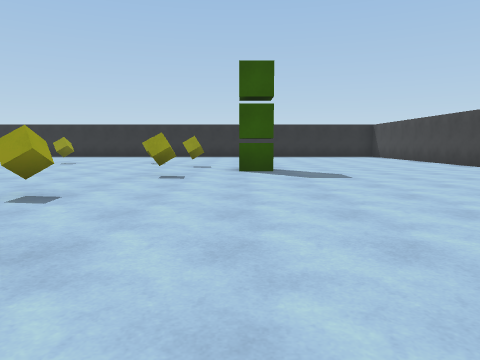
[1] (above)

23 first-person views from a walk through a Unity game level. The camera is 1.2 m above the floor, tilts 6° down and sees 70° across. The floor is counted in squares, 2 m on a side. Each view is taken from the middle of a square. On the plan, view 1 faces up. The plan holds only what a view shows up to about 10 squares ahead; the rest is blank. The player character is not drawn. Surface patterns are stand-ins for the level's own textures.

[2]
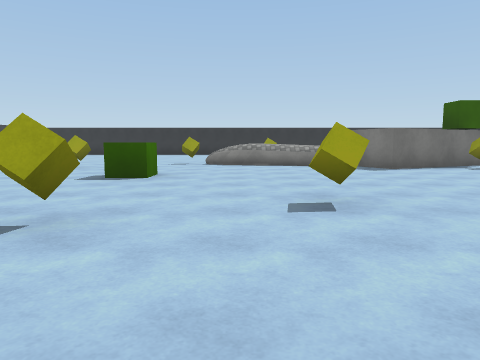

[3]
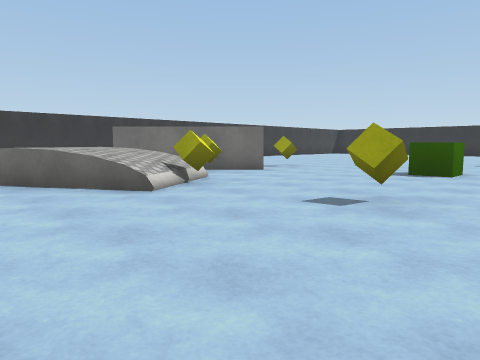

[4]
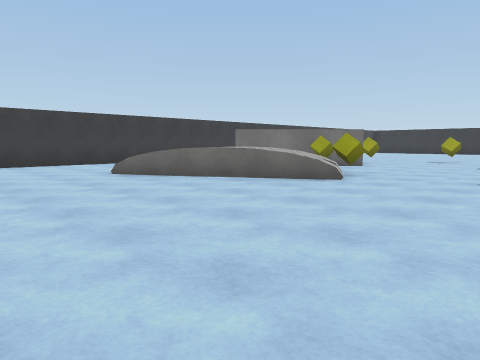

[5]
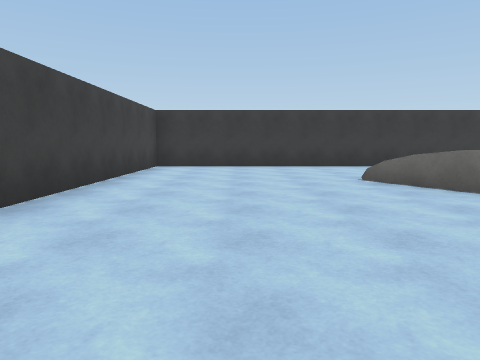

[6]
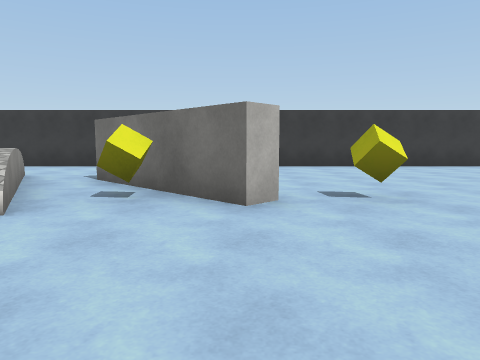

[7]
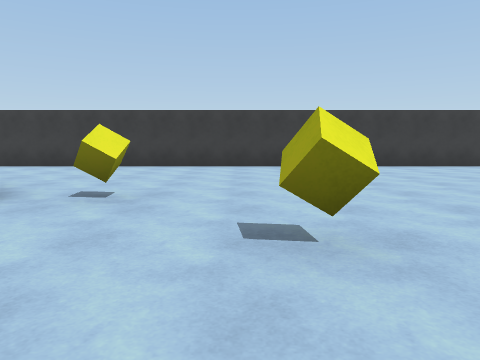

[8]
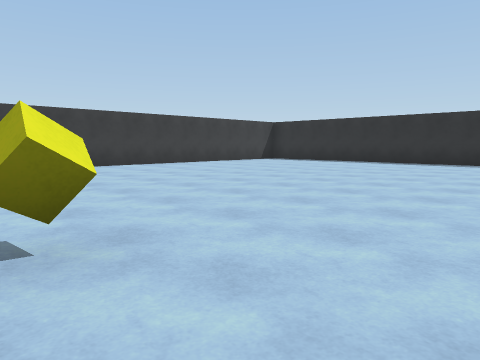

[9]
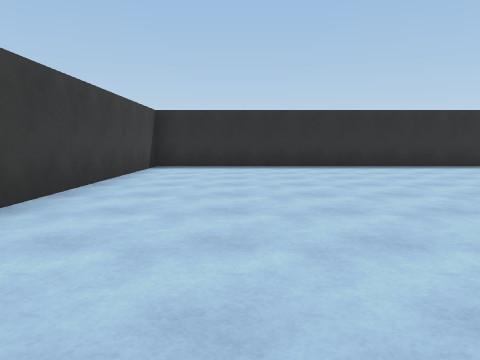

[10]
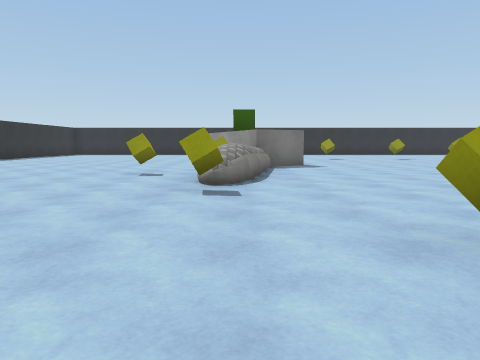

[11]
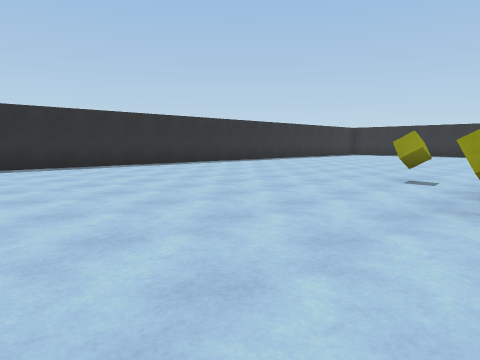

[12]
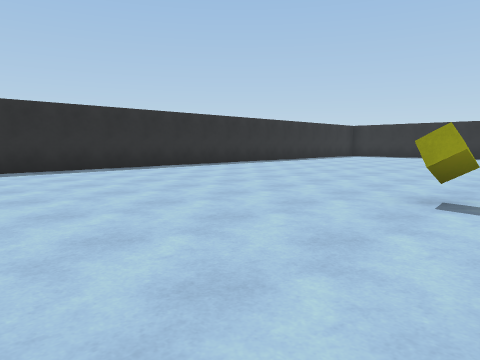

[13]
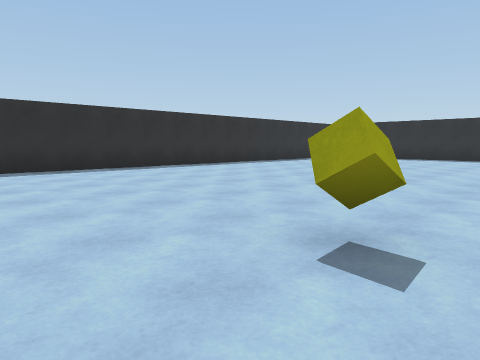

[14]
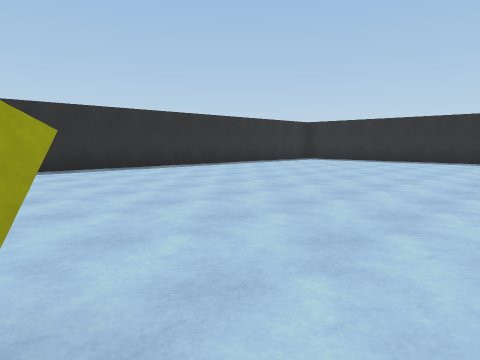

[15]
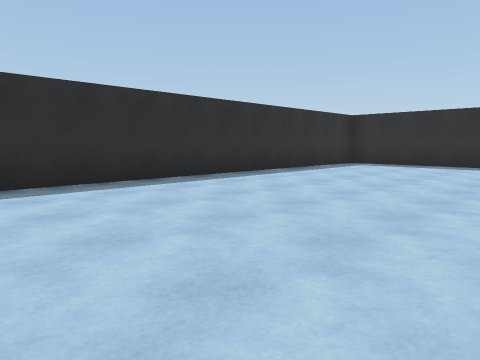

[16]
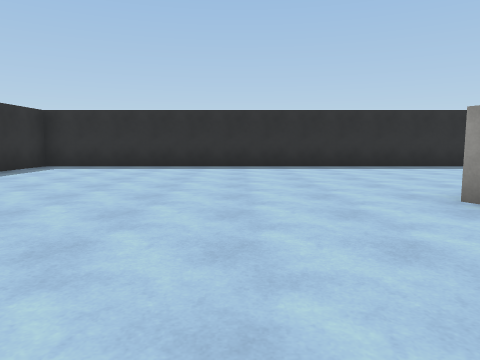

[17]
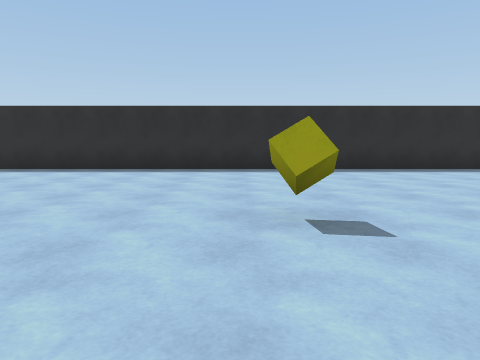

[18]
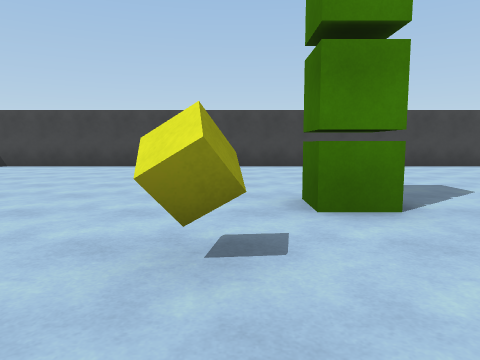

[19]
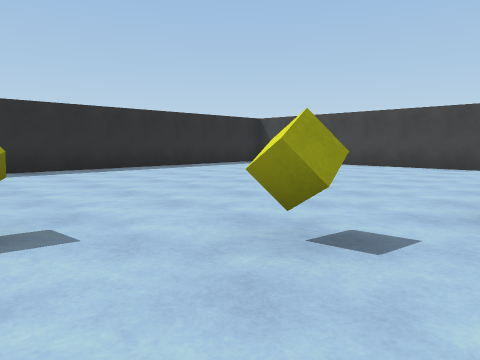

[20]
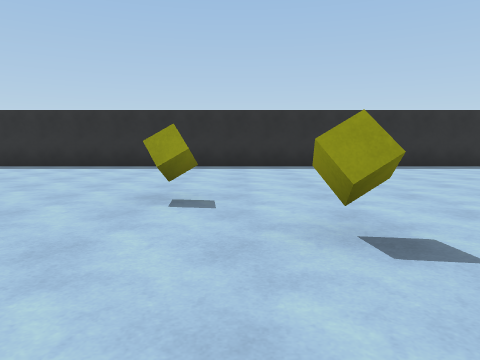

[21]
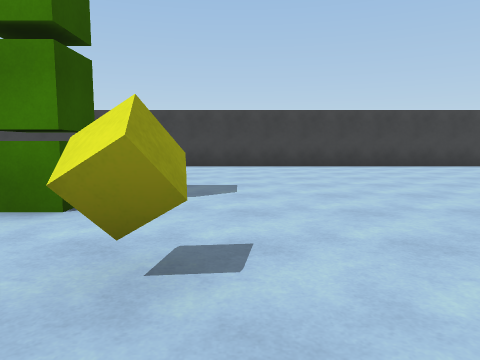

[22]
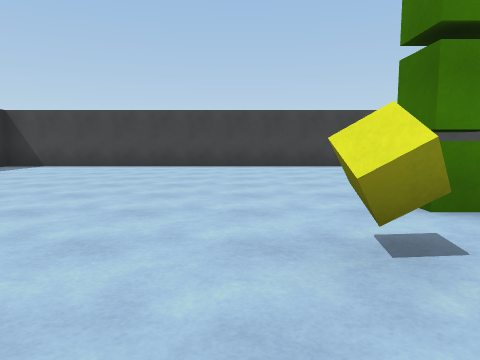

[23]
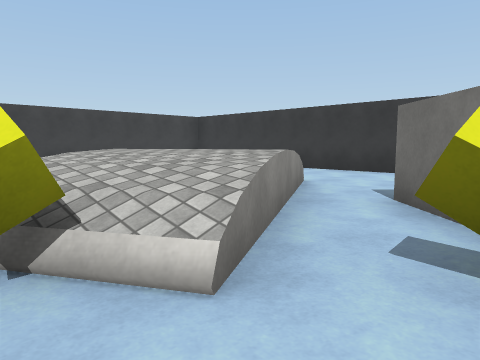

### Floor plan
Key: @ floor where view 1 was taken; # wall or solid block; . main floor; : floor 0.5 m higher than the main floor; + floor 1 m higher than the main floor; = window, fence, low wall or low ledge; ^ raised ledge; O other object.
Columns run from 19 left of view 1 to 7 right of it. Each row starts with its distance up from view 1.
 17 ###########################
 16 #.........................#
 15 #.........................#
 14 #.........................#
 13 #.........................#
 12 #.........................#
 11 #........#....O.O.........#
 10 #........ #...............#
  9 #........ #.O.....O.......#
  8 #........ ##.......O......#
  7 #.........##......O.......#
  6 #........O^...............#
  5 #.........^...............#
  4 #.......O.^......O........#
  3 #.........^...............#
  2 #.........O.......O.......#
  1 #.............O...........#
  0 #..................@......#
 -1 #...........O.....O=......#
 -2 #................=#=......#
 -3 #............O.##=#+=.....#
 -4 #...............###==.....#
 -5 #................#.=:.....#
 -6 #.........................#
 -7 #.........................#
 -8 #.........................#
 -9 ###########################

Positions as (right, up) in squares from view 1, and headings:
1: (0, 0), facing up
2: (1, 3), facing left
3: (2, 3), facing down-left
4: (5, 2), facing down-left
5: (4, 1), facing down
6: (-4, 1), facing down
7: (-7, 1), facing down
8: (-7, 1), facing down-left
9: (-9, -6), facing left
10: (-9, -3), facing up
11: (-9, -2), facing up-left
12: (-10, 0), facing up-left
13: (-10, 2), facing up-left
14: (-10, 4), facing up-left
15: (-13, 6), facing up-left
16: (-13, 7), facing up
17: (-6, 8), facing up
18: (-3, 9), facing right
19: (-3, 8), facing up-right
20: (-2, 7), facing up
21: (-3, 6), facing right
22: (-3, 10), facing right
23: (-3, -1), facing down-right
